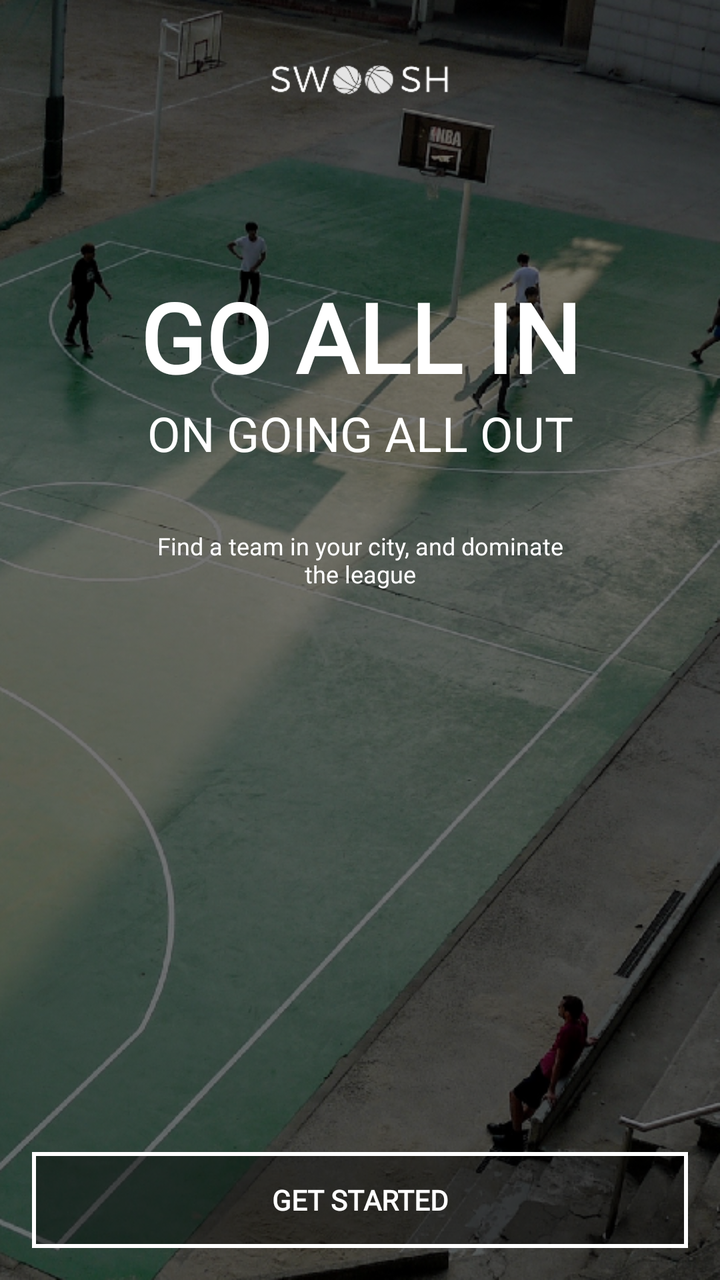
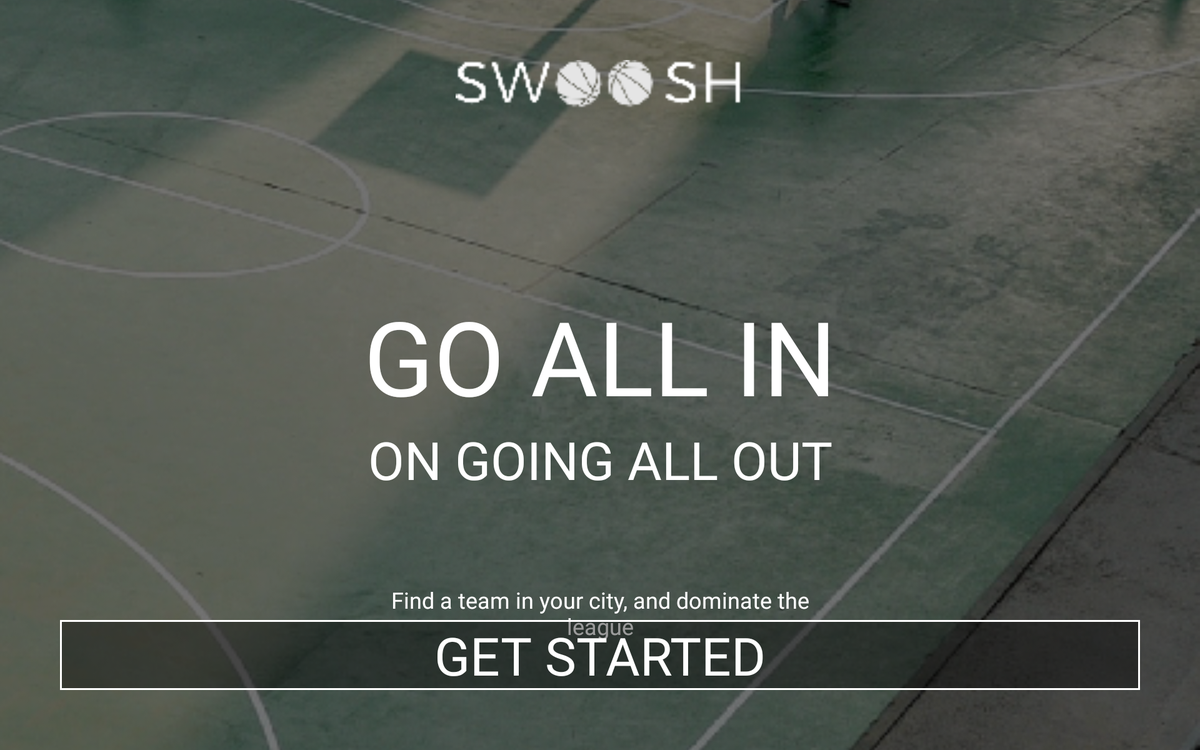

An Android layout and its configuration variant, each rendered on a device that would load it. The default file and the variant file are quoted in full after the pictures.
<!-- AndroidManifest.xml: application theme AppTheme -->
<!-- res/layout/activity_welcome.xml -->
<?xml version="1.0" encoding="utf-8"?>
<android.support.constraint.ConstraintLayout xmlns:android="http://schemas.android.com/apk/res/android"
    xmlns:app="http://schemas.android.com/apk/res-auto"
    xmlns:tools="http://schemas.android.com/tools"
    android:layout_width="match_parent"
    android:layout_height="match_parent"
    tools:context=".Controller.WelcomeActivity">

    <ImageView
        android:id="@+id/imageView"
        android:layout_width="0dp"
        android:layout_height="0dp"
        android:scaleType="centerCrop"
        app:layout_constraintBottom_toBottomOf="parent"
        app:layout_constraintEnd_toEndOf="parent"
        app:layout_constraintHorizontal_bias="0.0"
        app:layout_constraintStart_toStartOf="parent"
        app:layout_constraintTop_toTopOf="parent"
        app:layout_constraintVertical_bias="0.0"
        app:srcCompat="@drawable/welcomescreenbg"
        android:contentDescription="@string/back_ground" />

    <ImageView
        android:id="@+id/imageView2"
        android:layout_width="wrap_content"
        android:layout_height="32dp"
        android:layout_marginEnd="8dp"
        android:layout_marginStart="8dp"
        android:layout_marginTop="24dp"
        app:layout_constraintEnd_toEndOf="parent"
        app:layout_constraintStart_toStartOf="parent"
        app:layout_constraintTop_toTopOf="parent"
        app:srcCompat="@drawable/swooshlogo"
        android:contentDescription="@string/logo" />

    <TextView
        android:id="@+id/textView"
        android:layout_width="wrap_content"
        android:layout_height="wrap_content"
        android:layout_marginEnd="8dp"
        android:layout_marginStart="8dp"
        android:layout_marginTop="80dp"
        android:fontFamily="@font/montserrat"
        android:text="@string/go_all_in"
        android:textColor="@android:color/background_light"
        android:textSize="48sp"
        android:textStyle="bold"
        app:layout_constraintEnd_toEndOf="parent"
        app:layout_constraintStart_toStartOf="parent"
        app:layout_constraintTop_toBottomOf="@+id/imageView2" />

    <TextView
        android:id="@+id/textView2"
        android:layout_width="wrap_content"
        android:layout_height="wrap_content"
        android:layout_marginEnd="8dp"
        android:layout_marginStart="8dp"
        android:fontFamily="@font/montserrat"
        android:text="@string/on_going_all_out"
        android:textAlignment="center"
        android:textColor="@android:color/background_light"
        android:textSize="24sp"
        app:layout_constraintEnd_toEndOf="@+id/textView"
        app:layout_constraintStart_toStartOf="@+id/textView"
        app:layout_constraintTop_toBottomOf="@+id/textView" />

    <TextView
        android:id="@+id/textView3"
        android:layout_width="0dp"
        android:layout_height="wrap_content"
        android:layout_marginTop="32dp"
        android:fontFamily="@font/montserrat"
        android:minLines="2"
        android:singleLine="false"
        android:text="@string/find_a_team_in_your_city_and_dominate_the_league"
        android:textAlignment="center"
        android:textColor="@android:color/background_light"
        android:textSize="12sp"
        app:layout_constraintEnd_toEndOf="@+id/textView"
        app:layout_constraintStart_toStartOf="@+id/textView"
        app:layout_constraintTop_toBottomOf="@+id/textView2" />

    <Button
        android:id="@+id/buttonGetStart"
        android:layout_width="0dp"
        android:layout_height="wrap_content"
        android:layout_marginBottom="16dp"
        android:layout_marginEnd="16dp"
        android:layout_marginStart="16dp"
        android:background="@drawable/swoosh_button"
        android:fontFamily="@font/montserrat"
        android:text="@string/get_started"
        android:textColor="@android:color/background_light"
        android:textStyle="bold"
        app:layout_constraintBottom_toBottomOf="@+id/imageView"
        app:layout_constraintEnd_toEndOf="parent"
        app:layout_constraintStart_toStartOf="parent" />

</android.support.constraint.ConstraintLayout>
<!-- resources referenced by this layout -->
<resources>
  <!-- drawable swoosh_button (drawable) -->
  <?xml version="1.0" encoding="utf-8"?>
  <shape xmlns:android="http://schemas.android.com/apk/res/android"
      android:shape="rectangle">
  
      <solid android:color="#64000000"/>
  
      <stroke android:color="@android:color/white"
          android:width="2dp"/>
  
  </shape>
  <!-- drawable swooshlogo: png bitmap (drawable-hdpi, 2083 bytes) -->
  <!-- drawable welcomescreenbg: png bitmap (drawable-hdpi, 695255 bytes) -->
  <string name="back_ground">back ground</string>
  <string name="find_a_team_in_your_city_and_dominate_the_league">Find a team in your city, and dominate the league</string>
  <string name="get_started">get started</string>
  <string name="go_all_in">GO ALL IN</string>
  <string name="logo">logo</string>
  <string name="on_going_all_out">ON GOING ALL OUT</string>
  <style name="AppTheme" parent="Theme.AppCompat.Light.NoActionBar">
          
          <item name="colorPrimary">#3f3f3f</item>
          <item name="colorPrimaryDark">#232323</item>
          <item name="colorAccent">#FFFFFF</item>
      </style>
</resources>
<!-- res/layout-xlarge/activity_welcome.xml (the repository's variant of the layout above) -->
<!-- drawn on a large tablet held sideways -->
<?xml version="1.0" encoding="utf-8"?>
<android.support.constraint.ConstraintLayout xmlns:android="http://schemas.android.com/apk/res/android"
    xmlns:app="http://schemas.android.com/apk/res-auto"
    xmlns:tools="http://schemas.android.com/tools"
    android:layout_width="match_parent"
    android:layout_height="match_parent">

    <ImageView
        android:id="@+id/imageView6"
        android:layout_width="0dp"
        android:layout_height="0dp"
        android:contentDescription="@string/back_ground"
        android:scaleType="centerCrop"
        app:layout_constraintBottom_toBottomOf="parent"
        app:layout_constraintEnd_toEndOf="parent"
        app:layout_constraintHorizontal_bias="0.0"
        app:layout_constraintStart_toStartOf="parent"
        app:layout_constraintTop_toTopOf="parent"
        app:layout_constraintVertical_bias="1.0"
        app:srcCompat="@drawable/welcomescreenbg" />

    <ImageView
        android:id="@+id/logo"
        android:layout_width="0dp"
        android:layout_height="52dp"
        android:layout_marginTop="64dp"
        android:contentDescription="@string/logo"
        app:layout_constraintEnd_toStartOf="@+id/guideline3"
        app:layout_constraintStart_toStartOf="@+id/guideline2"
        app:layout_constraintTop_toTopOf="@+id/imageView6"
        app:srcCompat="@drawable/swooshlogo" />

    <android.support.constraint.Guideline
        android:id="@+id/guideline2"
        android:layout_width="wrap_content"
        android:layout_height="wrap_content"
        android:orientation="vertical"
        app:layout_constraintGuide_percent="0.3" />

    <android.support.constraint.Guideline
        android:id="@+id/guideline3"
        android:layout_width="wrap_content"
        android:layout_height="wrap_content"
        android:orientation="vertical"
        app:layout_constraintGuide_percent="0.7" />

    <TextView
        android:id="@+id/textView6"
        android:layout_width="wrap_content"
        android:layout_height="wrap_content"
        android:layout_marginEnd="8dp"
        android:layout_marginStart="8dp"
        android:layout_marginTop="190dp"
        android:fontFamily="@font/montserrat"
        android:text="@string/go_all_in"
        android:textAlignment="center"
        android:textColor="@android:color/background_light"
        android:textSize="110sp"
        app:layout_constraintEnd_toEndOf="parent"
        app:layout_constraintStart_toStartOf="parent"
        app:layout_constraintTop_toBottomOf="@+id/logo" />

    <TextView
        android:id="@+id/textView7"
        android:layout_width="wrap_content"
        android:layout_height="wrap_content"
        android:fontFamily="@font/montserrat"
        android:text="@string/on_going_all_out"
        android:textAlignment="center"
        android:textColor="@android:color/background_light"
        android:textSize="56sp"
        app:layout_constraintEnd_toEndOf="@+id/textView6"
        app:layout_constraintStart_toStartOf="@+id/textView6"
        app:layout_constraintTop_toBottomOf="@+id/textView6" />

    <TextView
        android:id="@+id/textView8"
        android:layout_width="0dp"
        android:layout_height="wrap_content"
        android:layout_marginTop="96dp"
        android:fontFamily="@font/montserrat"
        android:minLines="2"
        android:singleLine="false"
        android:text="@string/find_a_team_in_your_city_and_dominate_the_league"
        android:textAlignment="center"
        android:textColor="@android:color/background_light"
        android:textSize="24sp"
        app:layout_constraintEnd_toEndOf="@+id/textView7"
        app:layout_constraintStart_toStartOf="@+id/textView7"
        app:layout_constraintTop_toBottomOf="@+id/textView7" />

    <Button
        android:id="@+id/buttonGetStart"
        android:layout_width="0dp"
        android:layout_height="wrap_content"
        android:layout_marginBottom="64dp"
        android:layout_marginEnd="64dp"
        android:layout_marginStart="64dp"
        android:background="@drawable/swoosh_button"
        android:fontFamily="@font/montserrat"
        android:text="@string/get_started"
        android:textColor="@android:color/background_light"
        android:textSize="56sp"
        app:layout_constraintBottom_toBottomOf="parent"
        app:layout_constraintEnd_toEndOf="parent"
        app:layout_constraintStart_toStartOf="parent" />
</android.support.constraint.ConstraintLayout>
